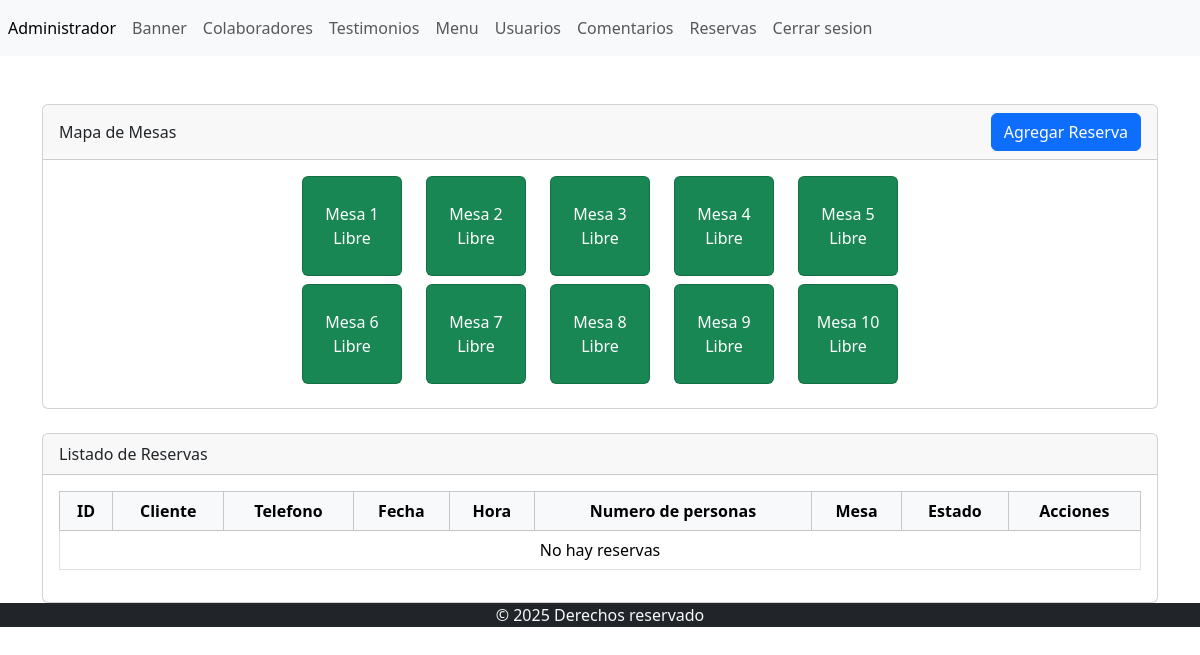
Page /admin/seccion/reservas/index.php on the earlier database version.
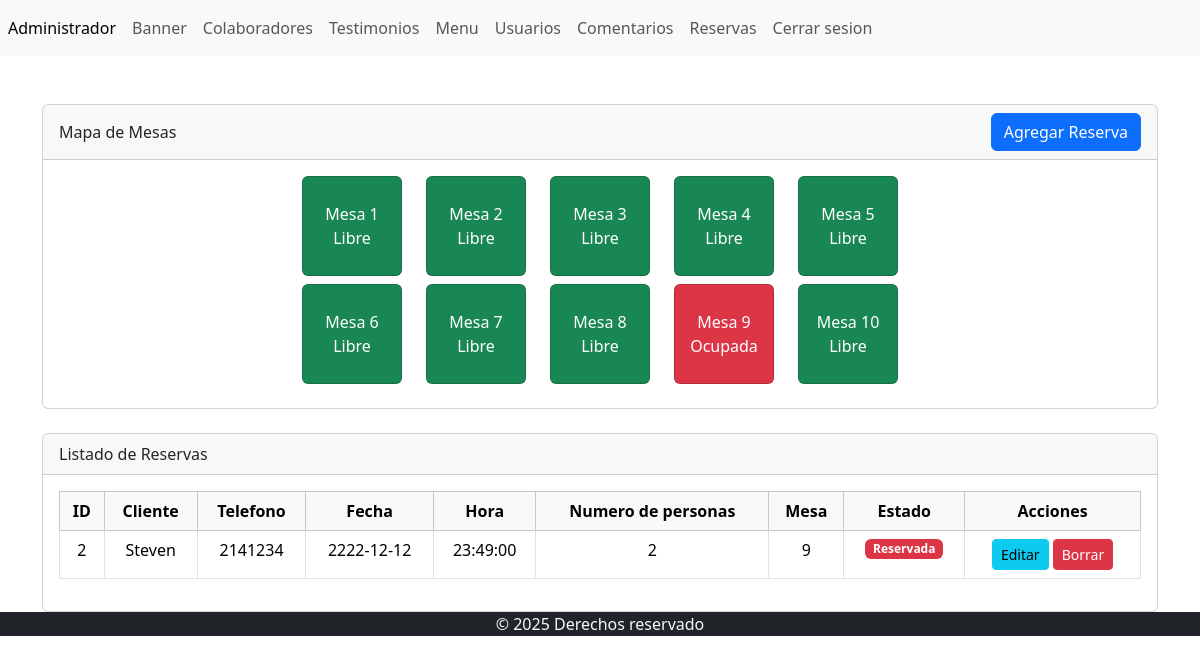
Same page on the later database version.
### tables this page shows
CREATE TABLE `reservas` (
  `id` int(11) NOT NULL,
  `nombre_cliente` varchar(100) NOT NULL,
  `telefono` varchar(20) NOT NULL,
  `fecha` date NOT NULL,
  `hora` time NOT NULL,
  `numero_personas` int(11) NOT NULL,
  `mesa` int(11) NOT NULL,
  `estado` enum('Reservada','Cancelada','Completada') DEFAULT 'Reservada'
);

### admin/seccion/reservas/index.php (the view, shortened to what this page needs)
<?php
include("../../bd.php");
include("../../templates/header.php");
$stmt = $pdo->prepare("SELECT * FROM reservas ORDER BY fecha, hora, mesa");
$stmt->execute();
$reservasList = $stmt->fetchAll(PDO::FETCH_ASSOC);
$totalMesas = 10;
$columnas = 5;
$filas = ceil($totalMesas / $columnas);
$mesas = array_fill(0, $filas, array_fill(0, $columnas, 0));
foreach ($reservasList as $reserva) {
    $estado = $reserva['estado'];
    $isOcupada = false;
    $lower = strtolower((string)$estado);
    if ($lower === 'ocupado' || $lower === 'reservada' || $lower === 'reservado') $isOcupada = true;
    if ($isOcupada) {
        $mesaNum = (int)$reserva['mesa'];
        if ($mesaNum >= 1 && $mesaNum <= $totalMesas) {
            $fila = floor(($mesaNum - 1) / $columnas);
            $col = ($mesaNum - 1) % $columnas;
            $mesas[$fila][$col] = 1;
        }
    }
}
?>
<!doctype html>
<html lang="es">
<head>
    <link href="https://cdn.jsdelivr.net/npm/bootstrap@5.3.2/dist/css/bootstrap.min.css" rel="stylesheet" />
</head>
<body>
<main class="container mt-5">
    <div class="card mb-4">
        <div class="card-header d-flex justify-content-between align-items-center">
            <span>Mapa de Mesas</span>
            <a class="btn btn-primary" href="crear.php">Agregar Reserva</a>
        </div>
        <div class="card-body text-center">
            <?php foreach ($mesas as $filaIndex => $fila): ?>
                <div class="row justify-content-center mb-2">
                    <?php foreach ($fila as $colIndex => $estado): ?>
                        <?php $numMesa = $filaIndex * $columnas + $colIndex + 1; ?>
                        <?php if ($numMesa <= $totalMesas): ?>
                            <div class="col-auto">
                                <div class="card text-center"
                                     style="width: 100px; height: 100px;
                                            background-color: <?= $estado ? '#dc3545' : '#198754' ?>;
                                            color: white; display:flex; align-items:center; justify-content:center;">
                                    <div>
                                        Mesa <?= $numMesa ?><br>
                                        <?= $estado ? 'Ocupada' : 'Libre' ?>
                                    </div>
                                </div>
                            </div>
                        <?php endif; ?>
                    <?php endforeach; ?>
                </div>
            <?php endforeach; ?>
        </div>
    </div>
    <div class="card">
        <div class="card-header">Listado de Reservas</div>
        <div class="card-body">
            <div class="table-responsive-sm">
                <table class="table table-bordered">
                    <thead class="table-light text-center">
                        <tr>
                            <th>ID</th>
                            <th>Cliente</th>
                            <th>Telefono</th>
                            <th>Fecha</th>
                            <th>Hora</th>
                            <th>Numero de personas</th>
                            <th>Mesa</th>
                            <th>Estado</th>
                            <th>Acciones</th>
                        </tr>
                    </thead>
                    <tbody class="text-center">
                        <?php foreach ($reservasList as $reserva): ?>
                            <tr>
                                <td><?= htmlspecialchars($reserva["id"]) ?></td>
                                <td><?= htmlspecialchars($reserva["nombre_cliente"]) ?></td>
                                <td><?= htmlspecialchars($reserva["telefono"]) ?></td>
                                <td><?= htmlspecialchars($reserva["fecha"]) ?></td>
                                <td><?= htmlspecialchars($reserva["hora"]) ?></td>
                                <td><?= htmlspecialchars($reserva["numero_personas"]) ?></td>
                                <td><?= htmlspecialchars($reserva["mesa"]) ?></td>
                                <td>
                                    <?php
                                        $estadoLabel = $reserva['estado'];
                                        $lower = strtolower((string)$estadoLabel);
                                        $badge = ($lower === 'ocupado' || $estadoLabel === 1 || $estadoLabel === '1' || $lower === 'reservada') ? 'bg-danger' : 'bg-success';
                                        $text = ucfirst($estadoLabel);
                                    ?>
                                    <span class="badge <?= $badge ?>"><?= htmlspecialchars($text) ?></span>
                                </td>
                                <td>
                                    <a class="btn btn-info btn-sm" href="editar.php?txtID=<?= urlencode($reserva["id"]) ?>">Editar</a>
                                    <a class="btn btn-danger btn-sm" href="index.php?txtID=<?= urlencode($reserva["id"]) ?>" onclick="return confirm('¿Deseas eliminar esta reserva?');">Borrar</a>
                                </td>
                            </tr>
                        <?php endforeach; ?>
                        <?php if (empty($reservasList)): ?>
                            <tr><td colspan="9" class="text-center">No hay reservas</td></tr>
                        <?php endif; ?>
                    </tbody>
                </table>
            </div>
        </div>
    </div>
</main>
<?php include("../../templates/footer.php"); ?>
</body>
</html>

### admin/templates/header.php
<?php
    $url_base = "http://localhost/Restaurante/admin/";
?>
<header>
            <nav class="navbar navbar-expand navbar-light bg-light">
                <div class="nav navbar-nav">
                    <a class="nav-item nav-link active" href="#" aria-current="page">Administrador <span class="visual"></span></a>
                    <a class="nav-item nav-link" href="<?php echo $url_base;?>/seccion/banners/">Banner</a>
                    <a class="nav-item nav-link" href="<?php echo $url_base;?>/seccion/colaboradores/">Colaboradores</a>
                    <a class="nav-item nav-link" href="<?php echo $url_base;?>/seccion/testimonios/">Testimonios</a>
                    <a class="nav-item nav-link" href="<?php echo $url_base;?>/seccion/menu/">Menu</a>
                    <a class="nav-item nav-link" href="<?php echo $url_base;?>/seccion/usuarios/">Usuarios</a>
                    <a class="nav-item nav-link" href="<?php echo $url_base;?>/seccion/comentarios/">Comentarios</a>
                    <a class="nav-item nav-link" href="<?php echo $url_base;?>/seccion/reservas/">Reservas</a>
                    <a class="nav-item nav-link" href="<?php echo $url_base;?>/">Cerrar sesion</a>
                </div>
             </nav>
        </header>

### admin/templates/footer.php
<footer class="bg-dark  text-light text-center">
    <p> &copy; 2025 Derechos reservado</p>
</footer>

Differences in the rows shown:
added reservas: id "2", nombre_cliente "Steven", telefono "2141234", fecha "2222-12-12", hora "23:49:00", numero_personas "2", mesa "9", estado "Reservada"
Other differences:
list line gone: "Libre"
new list line: "Ocupada"
text no longer shown: "No hay reservas"
